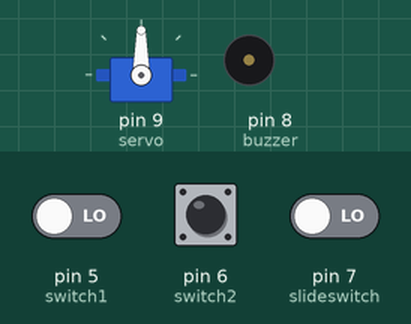
This sketch was run on a simulated Arduino Uno, built with avr-gcc and run on an emulated ATmega328P. Shown: servo, buzzer (waves = sounding). Inputs (shaded band) come from the test bench; at power-on: pin 5 (switch1) LOW, pin 7 (slideswitch) LOW, pin 6 (switch2) LOW.

Above: at 1.2 s.
1.3 s: pin 5 (switch1) driven HIGH and pin 7 (slideswitch) driven HIGH
At 5.8 s:
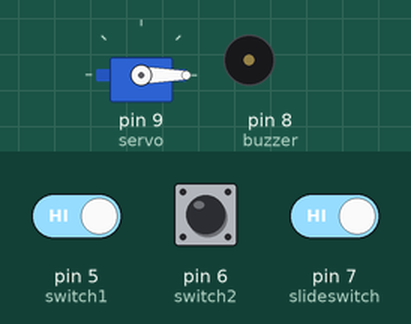
At 6.4 s:
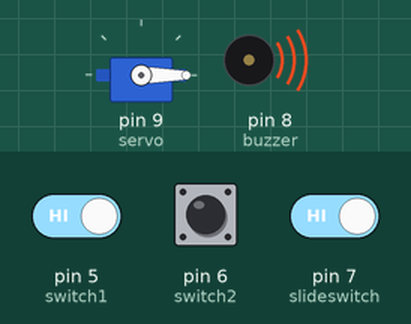
Timing chart, 0 to 10.3 s (numbered marks = the images above; inputs shaded):
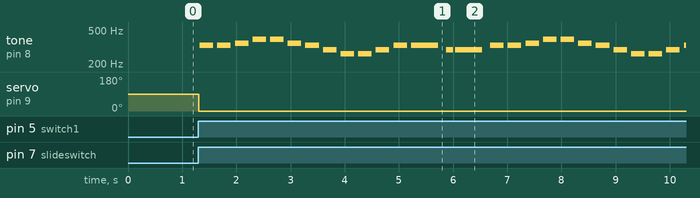

Measured:
- after the input at 1.3 s, tone on pin 8 (buzzer): plays 330 Hz for 0.25 s, 330 Hz for 0.25 s, 349 Hz for 0.25 s, 392 Hz for 0.25 s, 392 Hz for 0.25 s, 349 Hz for 0.25 s … (27 notes in this stretch), starting at once; servo on pin 9 (servo): 90° → 0° at once

The sketch:

Feb25_hw.ino
```cpp
//reference: "servo knob" example code, "toneMelody" example code, and pitches.h

#include <Servo.h>
Servo myservo;  // create servo object to control a servo

#include "pitches.h" // reference pitches.h file

const int switch1 = 5; // happy switch (yellow) to 5
const int switch2 = 6; // sad switch (blue) to 6
const int slideswitch = 7; // slide switch to 7
const int buzzer = 8; //  buzzer to 8
const int servo = 9; // servo to 9

//happy song: "Ode to Joy" by Beethoven//

int happymelody[] = {
  NOTE_E4, NOTE_E4, NOTE_F4, NOTE_G4, NOTE_G4, NOTE_F4, NOTE_E4, NOTE_D4,
  NOTE_C4, NOTE_C4, NOTE_D4, NOTE_E4, NOTE_E4, NOTE_D4, NOTE_D4,
  NOTE_E4, NOTE_E4, NOTE_F4, NOTE_G4, NOTE_G4, NOTE_F4, NOTE_E4, NOTE_D4,
  NOTE_C4, NOTE_C4, NOTE_D4, NOTE_E4, NOTE_D4, NOTE_C4, NOTE_C4,
};

//note durations:
//4 - quarter notes
//2 - half notes
//1 - whole notes

int happynoteDurations[] = {
  4, 4, 4, 4, 4, 4, 4, 4, 4, 4, 4, 4, 2, 8, 2,
  4, 4, 4, 4, 4, 4, 4, 4, 4, 4, 4, 4, 2, 8, 2
};

//sad song: "Swan Lake" by Tchaikovsky//

int sadmelody[] = {
  NOTE_E4, NOTE_A3, NOTE_B3, NOTE_C4, NOTE_D4, NOTE_E4, 0, NOTE_C4, NOTE_E4, 0, NOTE_C4,
  NOTE_E4, 0, NOTE_A3, NOTE_C4, NOTE_A3, NOTE_F3, NOTE_C4, NOTE_A3
};

int sadnoteDurations[] = {
  1, 4, 4, 4, 4, 2, 4, 4, 2, 4, 4,
  2, 4, 4, 4, 4, 4, 4, 1
};

void setup() {
  Serial.begin(9600);
  pinMode(switch1, INPUT);
  pinMode(switch2, INPUT);
  pinMode(slideswitch, INPUT);
  myservo.attach(servo);  // attaches the servo on pin 9 to the servo object
}

void loop() {
  int buttonState = digitalRead(switch1);
  int buttonState2 = digitalRead(switch2);
  int slideState = digitalRead(slideswitch);

  //when the slide switch is turned on, start the orchestra
  if (slideState == 1) {

    if (buttonState == 1) {
      //move the servo so that the happy face is on the front (0 degrees)
      myservo.write(0);
      delay(20);

      //play "Ode to Joy" (happy song)
      for (int thisNote = 0; thisNote < 30; thisNote++) {

        // to calculate the note duration, take one second divided by the note type.
        int happynoteDuration = 1000 / happynoteDurations[thisNote];
        tone(buzzer, happymelody[thisNote], happynoteDuration);

        // to distinguish the notes, set a minimum time between them.
        //the note's duration + 30% seems to work well:
        int pauseBetweenNotes = happynoteDuration * 1.30;
        delay(pauseBetweenNotes);

        // stop the tone playing:
        noTone(buzzer);
      }
    }


    // when the sad blue switch is turned on...
    else if (buttonState2 == 1) {
      //move the servo so that the sad face is on the front (180 degrees)
      myservo.write(180);
      delay(20);

      //play "Swan Lake" (sad song)
      for (int thisNote = 0; thisNote < 19; thisNote++) {

        int sadnoteDuration = 1000 / sadnoteDurations[thisNote];
        tone(buzzer, sadmelody[thisNote], sadnoteDuration);

        int pauseBetweenNotes = sadnoteDuration * 1.30;
        delay(pauseBetweenNotes);
        noTone(buzzer);
      }
    }

  }

  //when the slide switch is off, move the ball so that it doesn't show two faces
  //and not make sound
  else {
    myservo.write(90);
    delay(20);
    noTone(buzzer);
  }

}
```

pitches.h
```cpp
/*************************************************
 * Public Constants
 *************************************************/

#define NOTE_B0  31
#define NOTE_C1  33
#define NOTE_CS1 35
#define NOTE_D1  37
#define NOTE_DS1 39
#define NOTE_E1  41
#define NOTE_F1  44
#define NOTE_FS1 46
#define NOTE_G1  49
#define NOTE_GS1 52
#define NOTE_A1  55
#define NOTE_AS1 58
#define NOTE_B1  62
#define NOTE_C2  65
#define NOTE_CS2 69
#define NOTE_D2  73
#define NOTE_DS2 78
#define NOTE_E2  82
#define NOTE_F2  87
#define NOTE_FS2 93
#define NOTE_G2  98
#define NOTE_GS2 104
#define NOTE_A2  110
#define NOTE_AS2 117
#define NOTE_B2  123
#define NOTE_C3  131
#define NOTE_CS3 139
#define NOTE_D3  147
#define NOTE_DS3 156
#define NOTE_E3  165
#define NOTE_F3  175
#define NOTE_FS3 185
#define NOTE_G3  196
#define NOTE_GS3 208
#define NOTE_A3  220
#define NOTE_AS3 233
#define NOTE_B3  247
#define NOTE_C4  262
#define NOTE_CS4 277
#define NOTE_D4  294
#define NOTE_DS4 311
#define NOTE_E4  330
#define NOTE_F4  349
#define NOTE_FS4 370
#define NOTE_G4  392
#define NOTE_GS4 415
#define NOTE_A4  440
#define NOTE_AS4 466
#define NOTE_B4  494
#define NOTE_C5  523
#define NOTE_CS5 554
#define NOTE_D5  587
#define NOTE_DS5 622
#define NOTE_E5  659
#define NOTE_F5  698
#define NOTE_FS5 740
#define NOTE_G5  784
#define NOTE_GS5 831
#define NOTE_A5  880
#define NOTE_AS5 932
#define NOTE_B5  988
#define NOTE_C6  1047
#define NOTE_CS6 1109
#define NOTE_D6  1175
#define NOTE_DS6 1245
#define NOTE_E6  1319
#define NOTE_F6  1397
#define NOTE_FS6 1480
#define NOTE_G6  1568
#define NOTE_GS6 1661
#define NOTE_A6  1760
#define NOTE_AS6 1865
#define NOTE_B6  1976
#define NOTE_C7  2093
#define NOTE_CS7 2217
#define NOTE_D7  2349
#define NOTE_DS7 2489
#define NOTE_E7  2637
#define NOTE_F7  2794
#define NOTE_FS7 2960
#define NOTE_G7  3136
#define NOTE_GS7 3322
#define NOTE_A7  3520
#define NOTE_AS7 3729
#define NOTE_B7  3951
#define NOTE_C8  4186
#define NOTE_CS8 4435
#define NOTE_D8  4699
#define NOTE_DS8 4978
```
